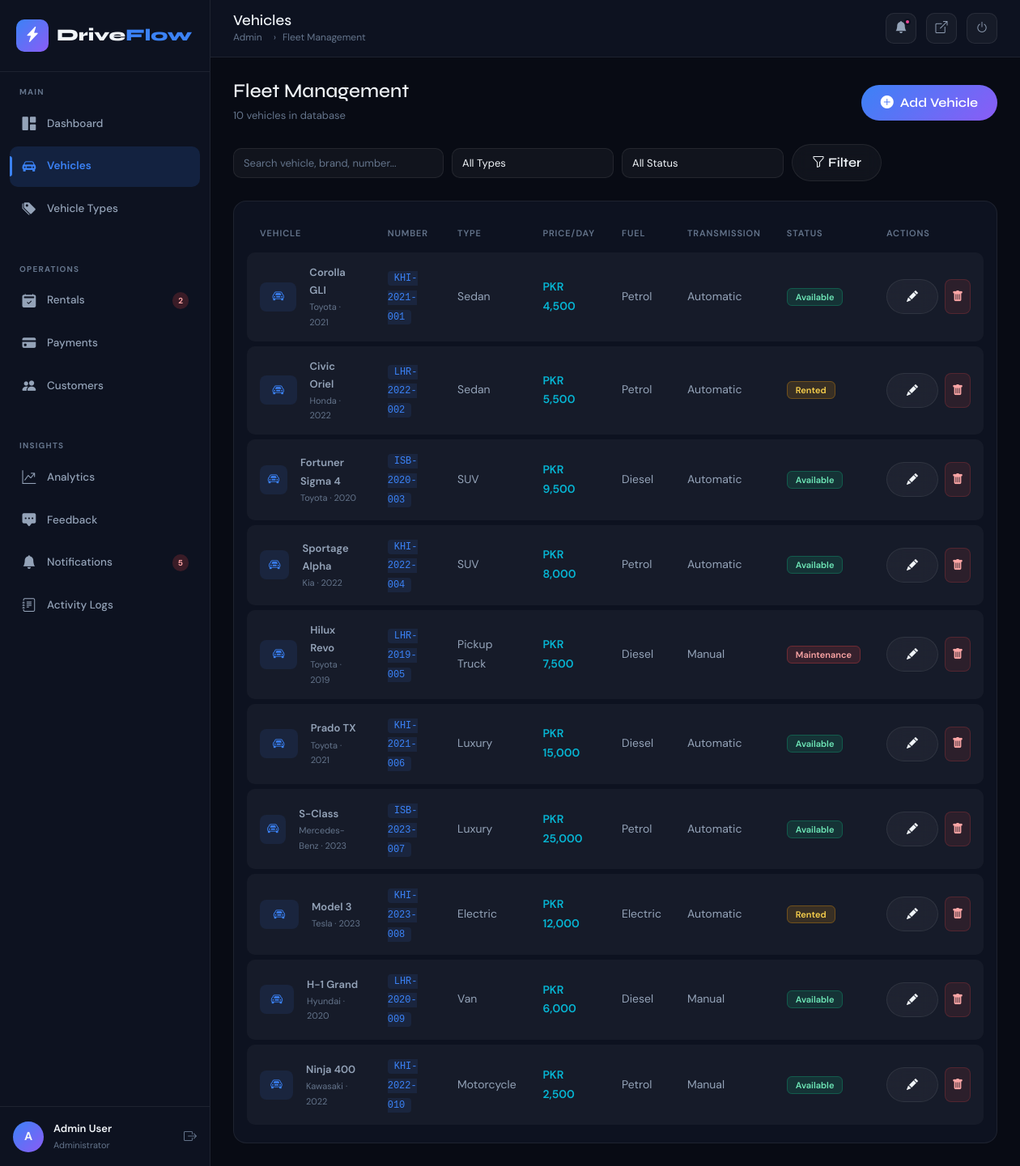
Page /admin/vehicles.php (signed in) on the committed database.
### tables this page shows
CREATE TABLE vehicles (
    id INT AUTO_INCREMENT PRIMARY KEY,
    vehicle_name VARCHAR(150) NOT NULL,
    vehicle_number VARCHAR(50) NOT NULL UNIQUE,
    type_id INT,
    brand VARCHAR(100),
    price_per_day DECIMAL(10,2) NOT NULL,
    status ENUM('Available','Rented','Maintenance') DEFAULT 'Available',
    image VARCHAR(255) DEFAULT 'default.jpg',
    description TEXT,
    seats INT DEFAULT 5,
    fuel_type VARCHAR(50) DEFAULT 'Petrol',
    transmission VARCHAR(50) DEFAULT 'Manual',
    year INT,
    created_at TIMESTAMP DEFAULT CURRENT_TIMESTAMP,
    FOREIGN KEY (type_id) REFERENCES vehicle_types(id) ON DELETE SET NULL
);

CREATE TABLE vehicle_types (
    id INT AUTO_INCREMENT PRIMARY KEY,
    type_name VARCHAR(100) NOT NULL,
    description TEXT,
    created_at TIMESTAMP DEFAULT CURRENT_TIMESTAMP
);

### includes/config.php (called while the page is built, shortened)
<?php
function clean($str) {
    return htmlspecialchars(trim($str), ENT_QUOTES, 'UTF-8');
}
function formatCurrency($amount) {
    return 'PKR ' . number_format($amount, 0);
}
?>

### admin/vehicles.php (the view, shortened to what this page needs)
<?php
require_once '../includes/config.php';
$db = getDB();
$search = trim($_GET['search'] ?? '');
$where = '1=1';
$params = [];
$stmt = $db->prepare("SELECT v.*, vt.type_name FROM vehicles v LEFT JOIN vehicle_types vt ON v.type_id=vt.id WHERE $where ORDER BY v.created_at DESC");
$stmt->execute($params);
$vehicles = $stmt->fetchAll();
?>
<!DOCTYPE html>
<html lang="en">
<head>
<link href="https://cdn.jsdelivr.net/npm/bootstrap@5.3.0/dist/css/bootstrap.min.css" rel="stylesheet">
<link href="https://cdn.jsdelivr.net/npm/bootstrap-icons@1.11.0/font/bootstrap-icons.css" rel="stylesheet">
<link href="../assets/css/main.css" rel="stylesheet">
<link href="../assets/css/admin.css" rel="stylesheet">
</head>
<body>
<div class="admin-wrapper">
  <?php include '../includes/admin_sidebar.php'; ?>
  <div class="main-content">
    <?php include '../includes/admin_header.php'; ?>
    <div class="content-area">
      <div class="d-flex align-items-center justify-content-between mb-4 flex-wrap gap-3">
        <div>
          <h4 class="mb-1">Fleet Management</h4>
          <p style="color:var(--text-muted);font-size:13px;margin:0;"><?= count($vehicles) ?> vehicles in database</p>
        </div>
        <a href="<?= SITE_URL ?>/admin/add_vehicle.php" class="btn btn-primary-glow">
          <i class="bi bi-plus-circle-fill me-2"></i>Add Vehicle
        </a>
      </div>
      <form method="GET" class="filter-bar mb-4">
        <input type="text" name="search" class="form-control" placeholder="Search vehicle, brand, number..." value="<?= clean($search) ?>">
        <select name="type" class="form-select">
          <option value="">All Types</option>
        </select>
        <select name="status" class="form-select">
          <option value="">All Status</option>
        </select>
        <button type="submit" class="btn btn-glass"><i class="bi bi-funnel me-1"></i>Filter</button>
      </form>
      <div class="data-card">
        <div class="data-card-body">
          <?php if (empty($vehicles)): ?>
            <div class="empty-state">
              <i class="bi bi-car-front"></i>
              <h5>No Vehicles Found</h5>
              <p>Try adjusting your filters or <a href="<?= SITE_URL ?>/admin/add_vehicle.php" style="color:var(--accent-blue);">add a new vehicle</a>.</p>
            </div>
          <?php else: ?>
          <table class="df-table">
            <thead><tr>
              <th>Vehicle</th><th>Number</th><th>Type</th><th>Price/Day</th>
              <th>Fuel</th><th>Transmission</th><th>Status</th><th>Actions</th>
            </tr></thead>
            <tbody>
            <?php foreach ($vehicles as $v): ?>
            <tr>
              <td>
                <div class="d-flex align-items-center gap-3">
                  <?php
                  $imgPath = '../assets/images/vehicles/' . $v['image'];
                  if ($v['image'] && $v['image'] !== 'default.jpg' && file_exists($imgPath)):
                  ?>
                    <img src="<?= $imgPath ?>" alt="" class="vehicle-thumb">
                  <?php else: ?>
                    <div class="vehicle-thumb-placeholder"><i class="bi bi-car-front"></i></div>
                  <?php endif; ?>
                  <div>
                    <div style="font-weight:600;font-size:13px;"><?= clean($v['vehicle_name']) ?></div>
                    <div style="font-size:11px;color:var(--text-muted);"><?= clean($v['brand']) ?> · <?= $v['year'] ?></div>
                  </div>
                </div>
              </td>
              <td><code style="background:rgba(59,130,246,0.1);padding:2px 8px;border-radius:4px;font-size:12px;color:var(--accent-blue);"><?= clean($v['vehicle_number']) ?></code></td>
              <td><?= clean($v['type_name'] ?? '—') ?></td>
              <td style="color:var(--accent-cyan);font-weight:600;"><?= formatCurrency($v['price_per_day']) ?></td>
              <td><?= clean($v['fuel_type']) ?></td>
              <td><?= clean($v['transmission']) ?></td>
              <td>
                <span class="badge-<?= strtolower($v['status']) === 'available' ? 'active' : (strtolower($v['status']) === 'rented' ? 'pending' : 'cancelled') ?>"><?= $v['status'] ?></span>
              </td>
              <td>
                <div class="d-flex gap-2">
                  <a href="<?= SITE_URL ?>/admin/edit_vehicle.php?id=<?= $v['id'] ?>" class="btn btn-glass btn-sm" title="Edit">
                    <i class="bi bi-pencil-fill"></i>
                  </a>
                  <button onclick="confirmDelete('<?= SITE_URL ?>/admin/vehicles.php?delete=<?= $v['id'] ?>', 'Delete <?= clean($v['vehicle_name']) ?>?')" class="btn btn-sm" style="background:rgba(239,68,68,0.1);border:1px solid rgba(239,68,68,0.2);color:#fca5a5;border-radius:8px;" title="Delete">
                    <i class="bi bi-trash-fill"></i>
                  </button>
                </div>
              </td>
            </tr>
            <?php endforeach; ?>
            </tbody>
          </table>
          <?php endif; ?>
        </div>
      </div>
    </div>
  </div>
</div>
</body>
</html>

### assets/css/main.css (style rules this page uses)
:root { --dark-bg: #080b14; --dark-card: #0d1220; --dark-border: rgba(255,255,255,0.07); --dark-surface: #111827; --accent-blue: #3b82f6; --accent-purple: #8b5cf6; --accent-cyan: #06b6d4; --accent-pink: #ec4899; --accent-green: #10b981; --accent-orange: #f59e0b; --gradient-1: linear-gradient(135deg, #3b82f6, #8b5cf6); --gradient-2: linear-gradient(135deg, #06b6d4, #3b82f6); --gradient-3: linear-gradient(135deg, #ec4899, #8b5cf6); --text-primary: #f1f5f9; --text-secondary: #94a3b8; --text-muted: #64748b; --glass-bg: rgba(255,255,255,0.04); --glass-border: rgba(255,255,255,0.08); --shadow-glow: 0 0 30px rgba(59,130,246,0.2); --font-display: 'Syne', sans-serif; --font-body: 'DM Sans', sans-serif; --radius: 16px; --radius-sm: 10px; --transition: all 0.3s cubic-bezier(0.4, 0, 0.2, 1); }
*, *::before, *::after { box-sizing: border-box; margin: 0; padding: 0; }
html { scroll-behavior: smooth; }
body { background-color: var(--dark-bg); color: var(--text-primary); font-family: var(--font-body); font-size: 15px; line-height: 1.7; overflow-x: hidden; }
h1, h2, h3, h4, h5, h6 { font-family: var(--font-display); color: var(--text-primary); }
.btn-primary-glow { background: var(--gradient-1); border: none; color: #fff; font-family: var(--font-display); font-weight: 600; border-radius: 50px; padding: 10px 24px; transition: var(--transition); position: relative; overflow: hidden; }
.btn-primary-glow::before { content: ''; position: absolute; inset: 0; background: linear-gradient(135deg, rgba(255,255,255,0.2), transparent); opacity: 0; transition: var(--transition); }
.btn-glass { background: var(--glass-bg); border: 1px solid var(--glass-border); color: var(--text-primary); font-family: var(--font-display); font-weight: 600; border-radius: 50px; padding: 10px 24px; transition: var(--transition); backdrop-filter: blur(10px); }
.form-control, .form-select { background: rgba(255,255,255,0.04) !important; border: 1px solid var(--glass-border) !important; color: var(--text-primary) !important; border-radius: var(--radius-sm) !important; padding: 10px 14px; font-size: 14px; transition: var(--transition); }
.form-control::placeholder { color: var(--text-muted); }
.badge-pending { background: rgba(245,158,11,0.15); color: #fcd34d; border: 1px solid rgba(245,158,11,0.3); border-radius: 6px; padding: 3px 10px; font-size: 11px; font-weight: 600; }
.badge-active { background: rgba(16,185,129,0.15); color: #6ee7b7; border: 1px solid rgba(16,185,129,0.3); border-radius: 6px; padding: 3px 10px; font-size: 11px; font-weight: 600; }
.badge-cancelled { background: rgba(239,68,68,0.15); color: #fca5a5; border: 1px solid rgba(239,68,68,0.3); border-radius: 6px; padding: 3px 10px; font-size: 11px; font-weight: 600; }
.df-table { width: 100%; border-collapse: separate; border-spacing: 0 6px; }
.df-table thead tr th { color: var(--text-muted); font-size: 11px; font-weight: 600; text-transform: uppercase; letter-spacing: 0.08em; padding: 8px 16px; border: none; background: transparent; }
.df-table tbody tr { background: var(--glass-bg); transition: var(--transition); }
.df-table tbody tr td { padding: 14px 16px; border: none; font-size: 14px; color: var(--text-secondary); vertical-align: middle; }
.df-table tbody tr td:first-child { border-radius: var(--radius-sm) 0 0 var(--radius-sm); }
.df-table tbody tr td:last-child { border-radius: 0 var(--radius-sm) var(--radius-sm) 0; }

### assets/css/admin.css (style rules this page uses)
.admin-wrapper { display: flex; min-height: 100vh; background: var(--dark-bg); }
.main-content { margin-left: 260px; flex: 1; display: flex; flex-direction: column; min-height: 100vh; transition: var(--transition); }
.content-area { padding: 28px; flex: 1; }
.data-card { background: var(--dark-card); border: 1px solid var(--dark-border); border-radius: var(--radius); overflow: hidden; }
.data-card-body { padding: 16px; overflow-x: auto; }
.filter-bar { display: flex; gap: 10px; flex-wrap: wrap; align-items: center; margin-bottom: 20px; }
.filter-bar .form-control, .filter-bar .form-select { max-width: 200px; font-size: 13px; padding: 8px 12px; }
.filter-bar .form-control { max-width: 260px; }
.vehicle-thumb-placeholder { width: 48px; height: 36px; border-radius: 8px; background: rgba(59,130,246,0.1); display: flex; align-items: center; justify-content: center; color: var(--accent-blue); font-size: 0.9rem; }

### rows in the picture
vehicles: image "default.jpg" (drawn), vehicle_name "Corolla GLI", brand "Toyota", year "2021", vehicle_number "KHI-2021-001", type.type_name "Sedan", price_per_day "PKR 4,500", fuel_type "Petrol", transmission "Automatic", status "Available"
vehicles: image "default.jpg" (drawn), vehicle_name "Civic Oriel", brand "Honda", year "2022", vehicle_number "LHR-2022-002", type.type_name "Sedan", price_per_day "PKR 5,500", fuel_type "Petrol", transmission "Automatic", status "Rented"
vehicles: image "default.jpg" (drawn), vehicle_name "Fortuner Sigma 4", brand "Toyota", year "2020", vehicle_number "ISB-2020-003", type.type_name "SUV", price_per_day "PKR 9,500", fuel_type "Diesel", transmission "Automatic", status "Available"
vehicles: image "default.jpg" (drawn), vehicle_name "Sportage Alpha", brand "Kia", year "2022", vehicle_number "KHI-2022-004", type.type_name "SUV", price_per_day "PKR 8,000", fuel_type "Petrol", transmission "Automatic", status "Available"
vehicles: image "default.jpg" (drawn), vehicle_name "Hilux Revo", brand "Toyota", year "2019", vehicle_number "LHR-2019-005", type.type_name "Pickup Truck", price_per_day "PKR 7,500", fuel_type "Diesel", transmission "Manual", status "Maintenance"
vehicles: image "default.jpg" (drawn), vehicle_name "Prado TX", brand "Toyota", year "2021", vehicle_number "KHI-2021-006", type.type_name "Luxury", price_per_day "PKR 15,000", fuel_type "Diesel", transmission "Automatic", status "Available"
vehicles: image "default.jpg" (drawn), vehicle_name "S-Class", brand "Mercedes-Benz", year "2023", vehicle_number "ISB-2023-007", type.type_name "Luxury", price_per_day "PKR 25,000", fuel_type "Petrol", transmission "Automatic", status "Available"
vehicles: image "default.jpg" (drawn), vehicle_name "Model 3", brand "Tesla", year "2023", vehicle_number "KHI-2023-008", type.type_name "Electric", price_per_day "PKR 12,000", fuel_type "Electric", transmission "Automatic", status "Rented"
vehicles: image "default.jpg" (drawn), vehicle_name "H-1 Grand", brand "Hyundai", year "2020", vehicle_number "LHR-2020-009", type.type_name "Van", price_per_day "PKR 6,000", fuel_type "Diesel", transmission "Manual", status "Available"
vehicles: image "default.jpg" (drawn), vehicle_name "Ninja 400", brand "Kawasaki", year "2022", vehicle_number "KHI-2022-010", type.type_name "Motorcycle", price_per_day "PKR 2,500", fuel_type "Petrol", transmission "Manual", status "Available"

### other values in the picture
$pendingRentals "2"
$unreadNotifs "5"
substr($_SESSION['full_name'], 0, 1) "A"
$_SESSION['full_name'] "Admin User"
$pageTitle "Vehicles"
$breadcrumb "Fleet Management"
count($vehicles) "10"
